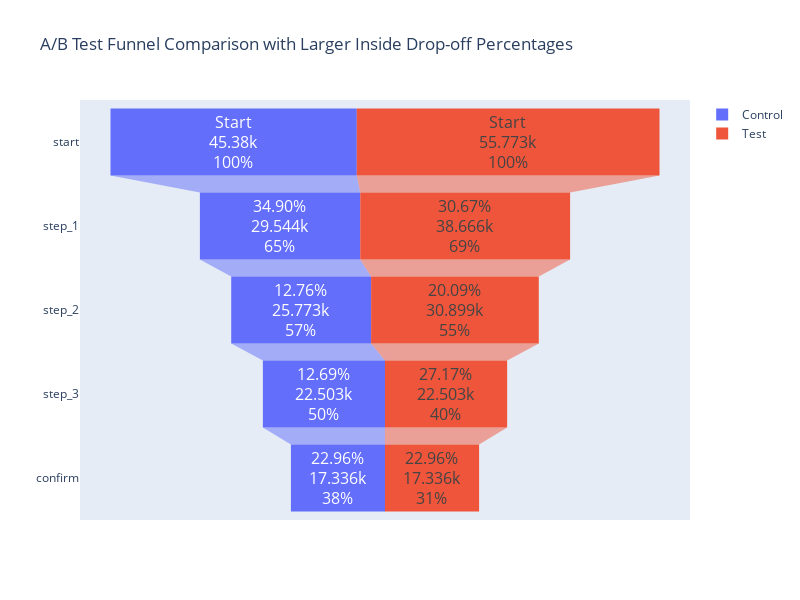

Write notebook code for a chart like this one.
### Code cell
import plotly.graph_objects as go

# Function to calculate drop-off percentages
def calculate_dropoff_percentages(funnel):
    dropoffs = []
    for i in range(1, len(funnel)):
        dropoff = (funnel[i-1] - funnel[i]) / funnel[i-1] * 100
        dropoffs.append(f"{dropoff:.2f}%")
    dropoffs.insert(0, "Start")  # No drop-off for the first step
    return dropoffs

# Data
stages = ['start', 'step_1', 'step_2', 'step_3', 'confirm']
control = [45380, 29544, 25773, 22503, 17336]  # Funnel A
test = [55773, 38666, 30899, 22503, 17336]    # Funnel B

# Calculate drop-off percentages
control_dropoffs = calculate_dropoff_percentages(control)
test_dropoffs = calculate_dropoff_percentages(test)

# Create the funnel chart with larger figure size
fig = go.Figure()

# Funnel A with larger drop-off percentages inside the funnel
fig.add_trace(go.Funnel(
    name='Control',
    y=stages,
    x=control,
    text=control_dropoffs,
    textinfo="text+value+percent initial",
    textposition="inside",
    textfont=dict(size=18)  # Increase font size specifically for inside funnel
))

# Funnel B with larger drop-off percentages inside the funnel
fig.add_trace(go.Funnel(
    name='Test',
    y=stages,
    x=test,
    text=test_dropoffs,
    textinfo="text+value+percent initial",
    textposition="inside",
    textfont=dict(size=18)  # Increase font size specifically for inside funnel
))

# Increase the size of the figure to allow more space for text
fig.update_layout(
    title="A/B Test Funnel Comparison with Larger Inside Drop-off Percentages",
    height=600,  # Increase height to make more room
    width=800   # Increase width if necessary
)

fig.show()

### Figure 1 — Plotly figure (JSON) as saved in the notebook; plotly's stock layout.template omitted (floating-point values rounded to 4 significant figures)
{"data": [{"name": "Control", "text": ["Start", "34.90%", "12.76%", "12.69%", "22.96%"], "textfont": {"size": 18}, "textinfo": "text+value+percent initial", "textposition": "inside", "type": "funnel", "x": [45380, 29544, 25773, 22503, 17336], "y": ["start", "step_1", "step_2", "step_3", "confirm"]}, {"name": "Test", "text": ["Start", "30.67%", "20.09%", "27.17%", "22.96%"], "textfont": {"size": 18}, "textinfo": "text+value+percent initial", "textposition": "inside", "type": "funnel", "x": [55773, 38666, 30899, 22503, 17336], "y": ["start", "step_1", "step_2", "step_3", "confirm"]}], "layout": {"height": 600, "title": {"text": "A/B Test Funnel Comparison with Larger Inside Drop-off Percentages"}, "width": 800, "xaxis": {"autorange": true, "range": [-56200.0, 56200.0], "type": "linear"}, "yaxis": {"autorange": true, "range": [4.5, -0.5], "type": "category"}}}
